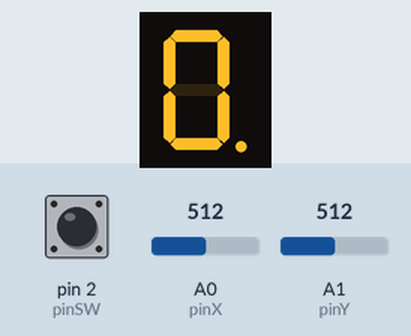
The sketch below on a simulated Arduino Uno, built with avr-gcc and run on an emulated ATmega328P. On the bench: 1-digit seven-segment display. Wiring (inferred from the names in the program): 1-digit 7-segment display, segments lit when LOW: segments pin 5, pin 6, pin 7, pin 8, pin 9, pin 10, pin 11, pin 4. Inputs (shaded band) come from the test bench; at power-on: A0 (pinX) = 512, pin 2 (pinSW) HIGH, A1 (pinY) = 512. The segment pins are drawn as the display they are named for.

Above: at 1.25 s.
1.3 s: A0 (pinX) set to 290
At 1.95 s:
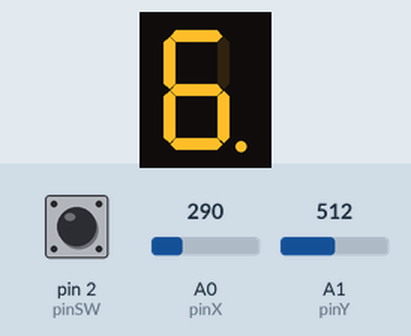
3.3 s: pin 2 (pinSW) pulled LOW for 0.15 s
At 3.6 s:
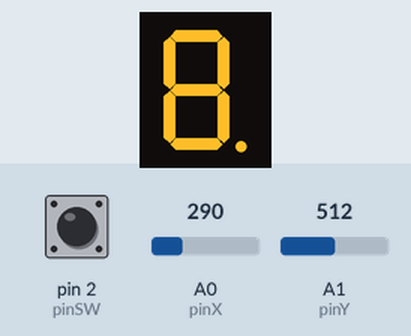
Timing chart, 0 to 6.3 s (numbered marks = the images above; inputs shaded):
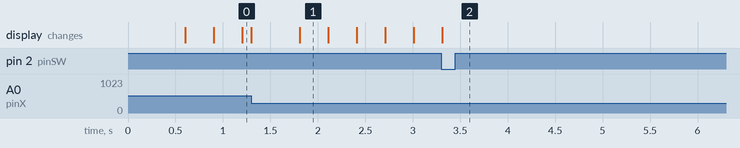

The sketch:

Homework_3_7SDwithJoystick.ino
```cpp
#define BAUD_RATE 9600
#define A 0
#define B 1
#define C 2
#define D 3
#define E 4
#define F 5
#define G 6
#define DP 7

#define UP 0
#define DOWN 1
#define LEFT 2
#define RIGHT 3
#define DIRECTIONS 4
#define STAY 5

#define FIRST_STATE 1
#define SECOND_STATE 2

unsigned const int pinA = 4;
unsigned const int pinB = 5;
unsigned const int pinC = 6;
unsigned const int pinD = 7;
unsigned const int pinE = 8;
unsigned const int pinF = 9;
unsigned const int pinG = 10;
unsigned const int pinDP = 11;

unsigned const int pinSW = 2;
unsigned const int pinX = A0;
unsigned const int pinY = A1;

unsigned const long blinkDelay = 300;
unsigned const long debounceDelay = 300;
unsigned const long resetTime = 3000;
volatile unsigned long buttonWasPressedTimestamp = 0;

volatile byte buttonWasPressed = false;
volatile byte buttonWasReleased = false;
volatile byte state = FIRST_STATE;

unsigned int xValue = 0;
unsigned int yValue = 0;
unsigned const int xMinTreshold = 300;
unsigned const int xMaxTreshold = 700;
unsigned const int yMinTreshold = 300;
unsigned const int yMaxTreshold = 700;

unsigned int currentSegment = DP;
const unsigned int segmentSize = 8;
int segments[segmentSize] = {
  pinA, pinB, pinC, pinD, pinE, pinF, pinG, pinDP
};
byte segmentStates[segmentSize] = {
  LOW, LOW, LOW, LOW, LOW, LOW, LOW, LOW
};
int movementScheme[segmentSize][DIRECTIONS] = {
// UP, DOWN, LEFT, RIGHT
  {A,    G,    F,    B},   // A
  {A,    G,    F,    B},   // B
  {G,    D,    E,    DP},  // C
  {G,    D,    E,    C},   // D
  {G,    D,    E,    C},   // E
  {A,    G,    F,    B},   // F
  {A,    D,    G,    G},   // G
  {DP,   DP,   C,    DP},  // DP
};


void setup() {
  pinMode(pinSW, INPUT_PULLUP);
  attachInterrupt(digitalPinToInterrupt(pinSW), interruptHandler, CHANGE);
  for (int i = 0; i < segmentSize; i++) {
    pinMode(segments[i], OUTPUT);
  }
  Serial.begin(BAUD_RATE);
}


void loop() {

  if(buttonWasPressed && buttonWasReleased) {
    buttonWasPressed = false;
    state = changeState(state);
  }
  else{
    if(buttonWasPressed && !buttonWasReleased && state == FIRST_STATE && millis() - buttonWasPressedTimestamp > resetTime) {
      buttonWasPressed = false;
      for(int i = 0; i < segmentSize; i++) {
        segmentStates[i] = LOW;
        currentSegment = DP;
      }
    }
  }
  switch(state) {
    case FIRST_STATE:
      defaultState();
      currentSegment = switchSegment(currentSegment);
      break;
    case SECOND_STATE:
      toggleSegmentOutput(currentSegment);
      break;
    default:
      break;
  }
  displaySegments();
}


void interruptHandler() {
  static unsigned long lastPressTime = 0;
  static unsigned long lastReleaseTime = 0;
  unsigned long interruptTime = millis();
  byte buttonPressed = !digitalRead(pinSW);

  if(buttonPressed) {
    if (interruptTime - lastPressTime > debounceDelay)
    {
      buttonWasPressedTimestamp = interruptTime;
      buttonWasPressed = true;
      buttonWasReleased = false;
    }
    lastPressTime = interruptTime;
  }
  else {
    if(interruptTime - lastReleaseTime > debounceDelay) {
      buttonWasReleased = true;
     }
     lastReleaseTime = interruptTime;
  }
}


void displaySegments() {
  for(unsigned int segIndex = 0; segIndex < segmentSize; segIndex++) {
    if(segIndex == currentSegment) {
      continue;
    }
    digitalWrite(segments[segIndex], segmentStates[segIndex]);
  }
}


byte changeState(byte currState) {
  if(currState == FIRST_STATE) {
    currState = SECOND_STATE;
  }
  else {
    currState = FIRST_STATE;
  }
  return currState;
}


unsigned int switchSegment(unsigned int segment) {
  unsigned int move = STAY;
  static byte previouslyMoved;
  xValue = analogRead(pinX);
  yValue = analogRead(pinY);
  if(yValue >= yMaxTreshold) {
    move = DOWN;
  }
  if(yValue <= yMinTreshold) {
    move = UP;
  }
  if(xValue >= xMaxTreshold) {
    move = RIGHT;
  }
  if(xValue <= xMinTreshold){
    move = LEFT;
  }
  if(move == STAY) {
    previouslyMoved = false;
  }
  else {
    if(!previouslyMoved) {
      previouslyMoved = true;
      return movementScheme[segment][move];
    }
  }
  return segment;
}


void defaultState() {
  static byte ledState = LOW;
  static unsigned long lastLedStateChange = 0;
  unsigned long currentTime = millis();

  if(currentTime - lastLedStateChange > blinkDelay) {
    digitalWrite(segments[currentSegment], ledState);
    ledState = !ledState;
    lastLedStateChange = currentTime;
  }
}


void toggleSegmentOutput(unsigned int segment) {

  xValue = analogRead(pinX);
  if(xValue >= xMaxTreshold) {
    segmentStates[segment] = HIGH;
  }
  if(xValue <= xMinTreshold) {
    segmentStates[segment] = LOW;
  }
  digitalWrite(segments[segment], segmentStates[segment]);
}
```
